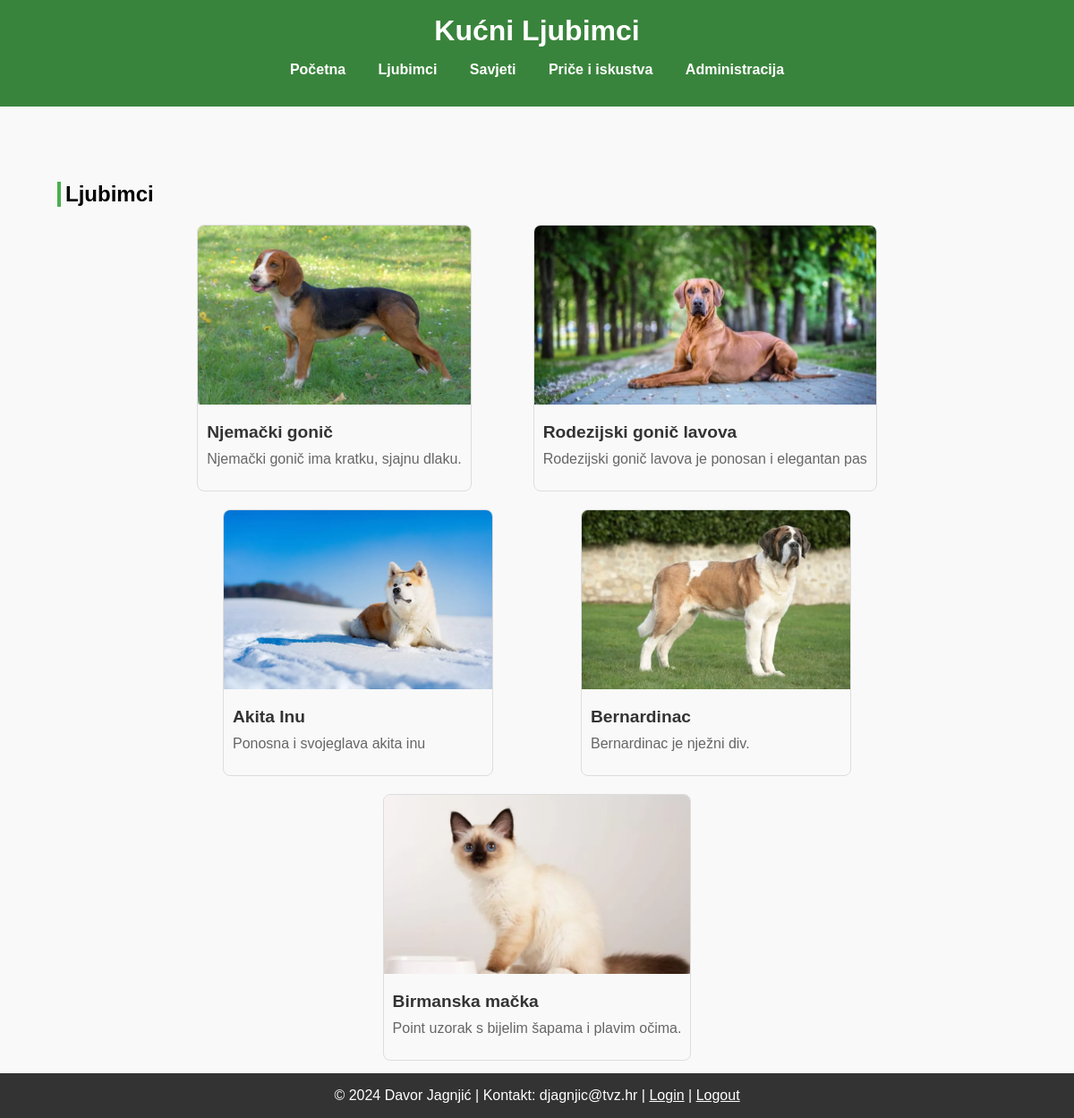
/kategorija.php?id=ljubimci, run on the app's committed database.
### tables this page shows
CREATE TABLE `vijest` (
  `id` int(11) NOT NULL,
  `datum` varchar(32) NOT NULL,
  `naslov` varchar(64) NOT NULL,
  `sazetak` text NOT NULL,
  `tekst` text NOT NULL,
  `slika` varchar(64) NOT NULL,
  `kategorija` varchar(64) NOT NULL,
  `arhiva` tinyint(1) NOT NULL
);

### kategorija.php (the view, shortened to what this page needs)
<?php
include 'connect.php';
?>
<!DOCTYPE html>
<html lang="hr">
<head>
    <link rel="stylesheet" href="style/style.css">
</head>
<body>
    <header>
        <h1>Kućni Ljubimci</h1>
        <nav>
            <ul>
                <li><a href="index.php">Početna</a></li>
                <li><a href="kategorija.php?id=ljubimci">Ljubimci</a></li>
                <li><a href="kategorija.php?id=savjeti">Savjeti</a></li>
                <li><a href="kategorija.php?id=iskustva">Priče i iskustva</a></li>
                <li><a href="administracija.php">Administracija</a></li>
            </ul>
        </nav>
    </header>
    <main>
        <section class="ljubimci">
            <?php $kategorija = $_GET['id']; ?>
            <h2><?php echo $kategorija; ?></h2>
            <div class="ljubimci-container">
                <?php
                $query = "SELECT * FROM vijest WHERE arhiva=0 AND kategorija='$kategorija'";
                $result = mysqli_query($dbc, $query);
                $uppath = "uploads/";
                while ($row = mysqli_fetch_array($result)) {
                    echo '<article>';
                    echo '<div class="article">';
                    echo '<div class="ljubimci_img">';
                    echo '<img src="' . $uppath . $row['slika'] . '" alt="' . $row['naslov'] . '">';
                    echo '</div>';
                    echo '<div class="media_body">';
                    echo '<h4 class="title">';
                    echo '<a href="clanak.php?id=' . $row['id'] . '">';
                    echo $row['naslov'];
                    echo '</a></h4>';
                    echo '<p class="sazetak">' . $row['sazetak'] . '</p>';
                    echo '</div></div>';
                    echo '</article>';
                }
                ?>
        </section>
    </main>
    <footer>
        <p>&copy; 2024 Davor Jagnjić | Kontakt: djagnjic@tvz.hr |  <a href="login.php" style="color: white;">Login</a> |
         <a href="logout.php" style="color: white;">Logout</a></p>
    </footer>
</body>
</html>

### style/style.css (style rules this page uses)
body { font-family: Arial, sans-serif; margin: 0; padding: 0; background-color: #f9f9f9; }
header { background-color: #39843c; color: white; padding: 1em 0; text-align: center; }
header h1 { margin: 0; font-size: 2em; }
nav ul { list-style-type: none; padding: 0; }
nav ul li { display: inline; margin: 0 1em; }
nav ul li a { color: white; text-decoration: none; font-weight: bold; }
main { padding: 4em; }
.ljubimci { margin-top: 20px; }
.ljubimci h2 { font-size: 1.5em; margin-bottom: 20px; border-left: 4px solid #4CAF50; padding-left: 5px; text-transform: capitalize; text-align: left; }
.ljubimci-container { display: flex; flex-wrap: wrap; max-width: 80%; gap: 20px; justify-content: space-evenly; margin-left: auto; margin-right: auto; }
.article { flex: 1 1 calc(33.333% - 20px); box-sizing: border-box; border: 1px solid #ddd; border-radius: 8px; background-color: #f9f9f9; overflow: hidden; display: flex; flex-direction: column; justify-content: space-between; }
.ljubimci_img { width: 100%; height: 200px; overflow: hidden; }
.ljubimci_img img { width: 100%; height: 100%; object-fit: cover; }
.media_body { padding: 10px; flex-grow: 1; }
.media_body .title { font-size: 1.2em; margin: 10px 0; }
.media_body .title a { text-decoration: none; color: #333; }
.media_body .sazetak { font-size: 1em; color: #666; margin-top: 10px; }
.title { font-size: 2em; color: #333; margin-bottom: 10px; }
footer { background-color: #333; color: white; text-align: center; padding: 1em 0; position: fixed; width: 100%; bottom: 0; }
footer p { margin: 0; }

### data on the page
vijest: slika (picture), naslov "Njemački gonič", sazetak "Njemački gonič ima kratku, sjajnu dlaku."
vijest: slika (picture), naslov "Rodezijski gonič lavova", sazetak "Rodezijski gonič lavova je ponosan i elegantan pas"
vijest: slika (picture), naslov "Akita Inu", sazetak "Ponosna i svojeglava akita inu"
vijest: slika (picture), naslov "Bernardinac", sazetak "Bernardinac je nježni div."
vijest: slika (picture), naslov "Birmanska mačka", sazetak "Point uzorak s bijelim šapama i plavim očima."

### other printed values
$kategorija "Ljubimci"
